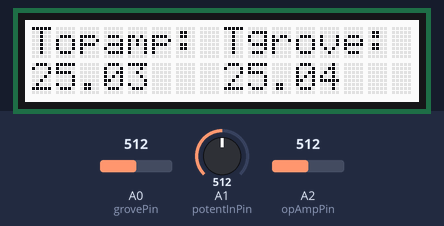
The sketch below on a simulated Arduino Uno, built with avr-gcc and run on an emulated ATmega328P. On the bench: 16×2 character LCD. The inputs (shaded band) are chosen by the test bench; at power-on: A2 (opAmpPin) = 512, A1 (potentInPin) = 512, A0 (grovePin) = 512. What the sketch prints to the serial monitor is not drawn.

Above: at 1.6 s.
1.7 s: A2 (opAmpPin) set to 716
At 2.6 s:
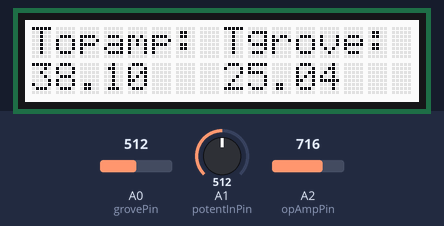
3.5 s: A1 (potentInPin) set to 716
At 5.2 s:
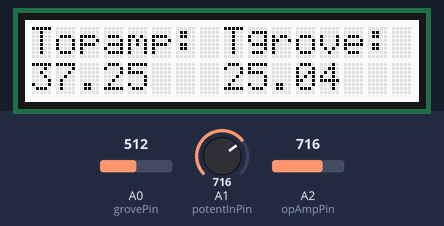
5.5 s: A0 (grovePin) set to 716
At 6.9 s:
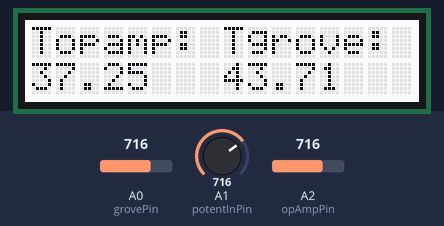
7.5 s: A1 (potentInPin) set to 900
At 8.4 s:
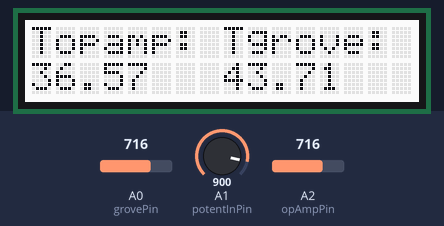
9.5 s: A2 (opAmpPin) set to 900
At 11.2 s:
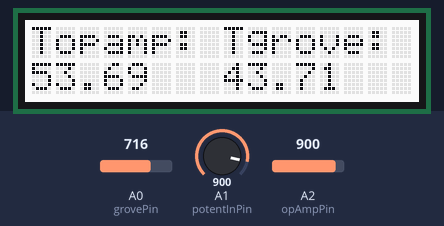
11.5 s: A0 (grovePin) set to 900
At 12.8 s:
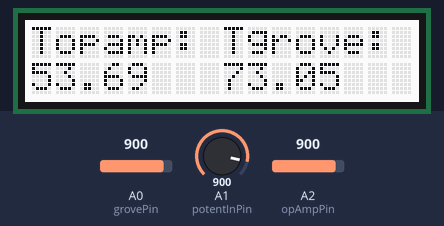
Timing chart, 0 to 14.5 s (numbered marks = the images above; inputs shaded):
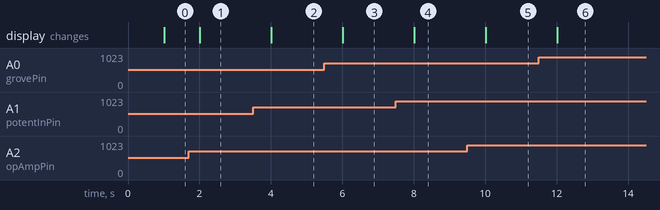

Measured:
- after the input at 1.7 s, the display: changes after 0.31 s (image 1)
- after the input at 3.5 s, the display: changes after 0.52 s (image 2)
- after the input at 5.5 s, the display: changes after 0.52 s (image 3)
- after the input at 7.5 s, the display: changes after 0.52 s (image 4)
- after the input at 9.5 s, the display: changes after 0.52 s (image 5)
- after the input at 11.5 s, the display: changes after 0.52 s (image 6)

The sketch:

Calibration.ino
```cpp
/*
 * Compares the measured temperatures of the self built Op-Amp temperature sensor
 * with the reference Grove Sensor. Goal is to calibrate the B-value, so that
 * the temperatures coincide.
 * The B-value can be changed using the Potentiometer. Once the values are in range,
 * the display turns green.
 */

#include <Wire.h>
#include "rgb_lcd.h"

rgb_lcd lcd;

#define INTERVAL_MICROS         1000000 //update time
#define OVERFLOW             4000000000 //at this time we reset to 0

//Set the range for the B-value
#define Bmin                      5000
#define Bmax                      7000

unsigned long last_time = 0; //last timestamp
unsigned int count = 0; //cycle counter

const int opAmpPin = A2; // Pin for op-Amp input
int opAmpValue = 0; // measured voltage
const int grovePin = A0; // Pin for Grove Sensor input
int groveValue = 0; // measured voltage

const int potentInPin = A1; // Pin for potentiometer
int potentiometer = 0; //potentiometer input

const int R0 = 100000; // zero resistance R_0 in Ohm
int B = 4600; // nominal B-constnat in Kelvin (for Op-Amp)
const int Bref = 4275; // Grove B-constant in Kelvin
const float T0 = 25 + 273.15; // room temperature in Kelvin


int colorR = 255;
int colorG = 255;
int colorB = 255;

void setup() {
  //set up the LCD's number of columns and rows:
  lcd.begin(16,2);
  lcd.print("Topamp: Tgrove:");
  Serial.begin(9600);
  lcd.setRGB(colorR,colorG,colorB);
}

void loop() {

  //adjusting the B-value
  potentiometer = analogRead(potentInPin);
  B = map(potentiometer,0,1023,Bmin,Bmax);

  unsigned long now = micros();
  if (now > (last_time + INTERVAL_MICROS)) {
    opAmpValue = analogRead(opAmpPin);
    float R = (1023.0/opAmpValue - 1)*R0; // resistance in Ohm
    float T = 1.0/(log(R/R0)/B + 1/T0) - 273.15; // temperature in Kelvin
    Serial.print("Temperature Op-Amp: ");
    Serial.print(T);

    groveValue = analogRead(grovePin);
    float Rref = (1023.0/groveValue - 1)*R0; // resistance in Ohm
    float Tref = 1.0/(log(Rref/R0)/Bref + 1/T0) - 273.15; // temperature in Kelvin
    Serial.print("Temperature Grove: ");
    Serial.print(T);

    lcd.setCursor(0,1);
    lcd.print(T);
    lcd.setCursor(8,1);
    lcd.print(Tref);

    //Turning the display backlight red as a warning if T > threshold
    Serial.print(", B value: ");
    Serial.println(B);
    if (abs(T-Tref) < 0.005) {
      colorR = 0;
      colorB = 0;
    } else {
      colorR = 255;
      colorB = 255;
    }
    lcd.setRGB(colorR,colorG,colorB);

    if (now > OVERFLOW) { //make sure not to overflow
      now = 0;
    }

    last_time = now;
    count++;
  }
}
```
